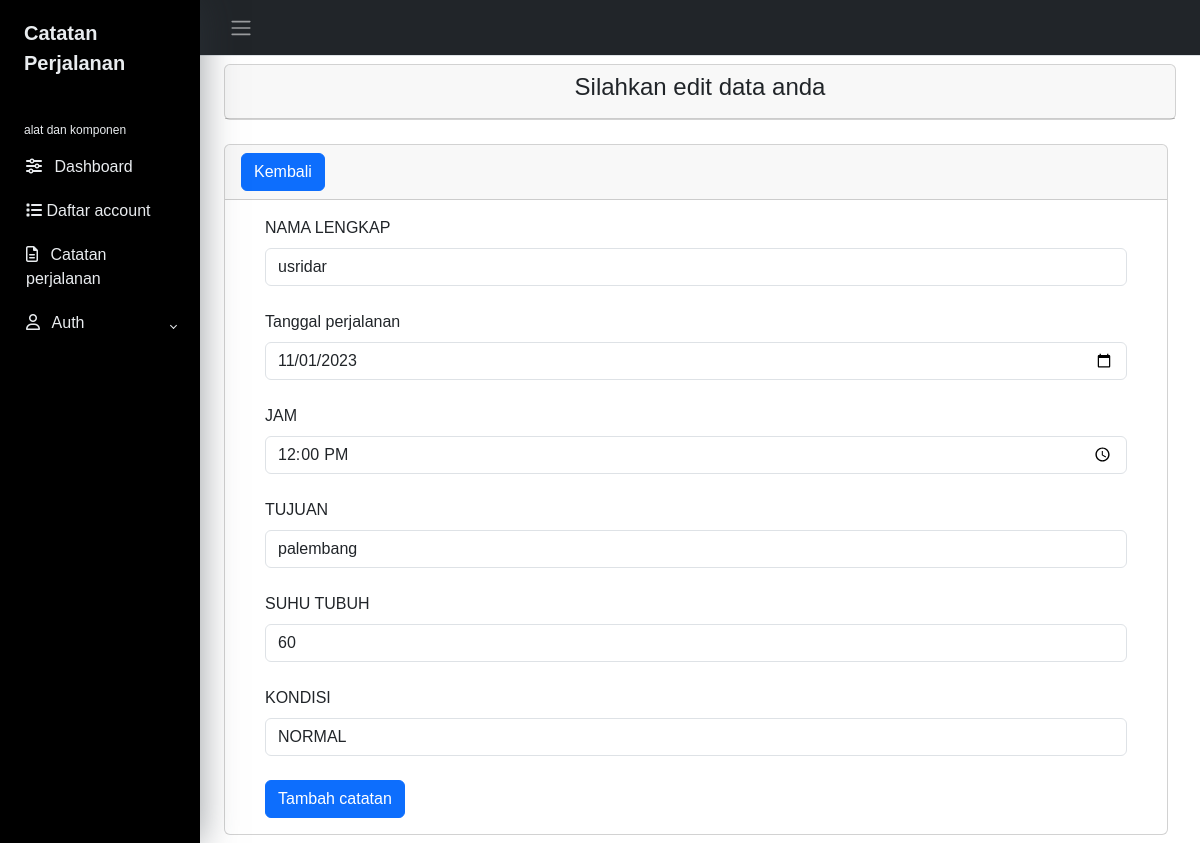
Page /admin/index.php?page=edit_catatan&&id_catatan=1 (signed in) on the committed database.
### tables this page shows
CREATE TABLE `catatan` (
  `id_catatan` int(10) NOT NULL,
  `nama_lengkap` varchar(255) NOT NULL,
  `tanggal` date NOT NULL,
  `jam` varchar(6) NOT NULL,
  `tujuan` varchar(50) NOT NULL,
  `suhu_tubuh` varchar(50) NOT NULL,
  `kondisi` enum('NORMAL','TIDAK NORMAL') NOT NULL,
  `id_user` int(10) NOT NULL
);

### admin/catatan_perjalanan/edit.php (the view, shortened to what this page needs)
<?php
include '../inc/koneksi.php';
 if(isset($_GET['id_catatan'])){
      $id_catatan = $_GET['id_catatan'];
      $query = mysqli_query($koneksi, "SELECT * FROM catatan WHERE id_catatan='$id_catatan'");
      $data = mysqli_fetch_assoc($query);
  }
?>
<!doctype html>
<html lang="en">
<head>
  <link href="https://cdn.jsdelivr.net/npm/bootstrap@5.3.2/dist/css/bootstrap.min.css" rel="stylesheet"
>
    <link rel="stylesheet" href="../assets/css/style.admin.css">
</head>
<body>
  <div class="container">
  <form action="" method="POST">
  <div class="card mt-2 ">
      <div class="card-header text-center">
        <h4> Silahkan edit data anda </h4>
      </div>
  </div>
  <div class="card mt-4 me-2" >
  <div class="card-header">
    <a href="?page=catatan_perjalanan" class="btn btn-primary">Kembali</a>
  </div>
  <div class="card-body">
    <form method="POST" action="tulis_catatan_perjalanan/tambah.php">
   <div class="container px-4  ">
            <label for="nama_lengkap"  class="form-label">NAMA LENGKAP</label>
            <input name="nama_lengkap" type="text" class="form-control" value="<?php echo $data['nama_lengkap']; ?>">
        </div>
        <div class="container  px-4 pt-4 ">
            <label for="tanggal" class="form-label">Tanggal perjalanan</label>
            <input type="date" name="tanggal" class="form-control" value="<?php echo $data['tanggal']; ?>">
        </div>
        <div class="container px-4 pt-4  ">
            <label for="jam"class="form-label">JAM</label>
            <input type="time"  name="jam" class="form-control" value="<?php echo $data['jam']; ?>">
        </div>
        <div class="container  px-4 pt-4  ">
            <label for="tujuan"  class="form-label">TUJUAN</label>
            <input type="text" name="tujuan" class="form-control" value="<?php echo $data['tujuan']; ?>">
        </div>
        <div class="container  px-4 pt-4 mb-4 ">
            <label for="suhu_tubuh"  class="form-label">SUHU TUBUH</label>
            <input type="number" name="suhu_tubuh" class="form-control" value="<?php echo $data['suhu_tubuh']; ?>">
        </div>
      <div class="container  px-4 mb-4 ">
        <label for="kondisi"  class="form-label">KONDISI</label>
                  <select name="kondisi" class="form-control">
                    <option><?php echo $data['kondisi']; ?></option>
                  </select>
                </div>
        <button name="update" value="update" type="submit" class="btn btn-primary ms-4  ">Tambah catatan</button>
    </form>
  </div>
</div>
</form>
</div>
</body>
</html>

### assets/css/style.admin.css (style rules this page uses)
body { font-family: 'poppins', sans-serif; margin: 0; }
a { cursor: pointer; text-decoration: none; font-family: 'poppins', sans-serif; }

### rows in the picture
catatan: nama_lengkap "usridar", tanggal "11/01/2023", jam "12:00", tujuan "palembang", suhu_tubuh "60", kondisi "NORMAL"
